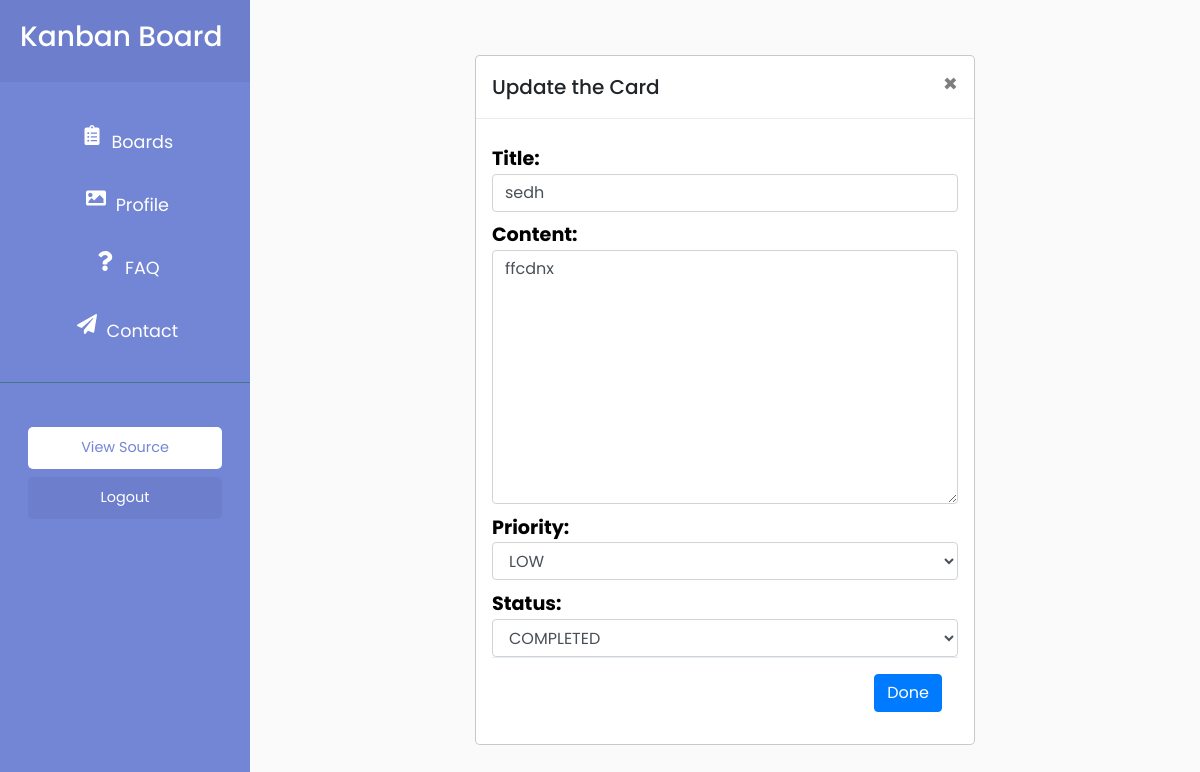
/home/board/card/17 (signed in), run on an earlier commit of the app's database.
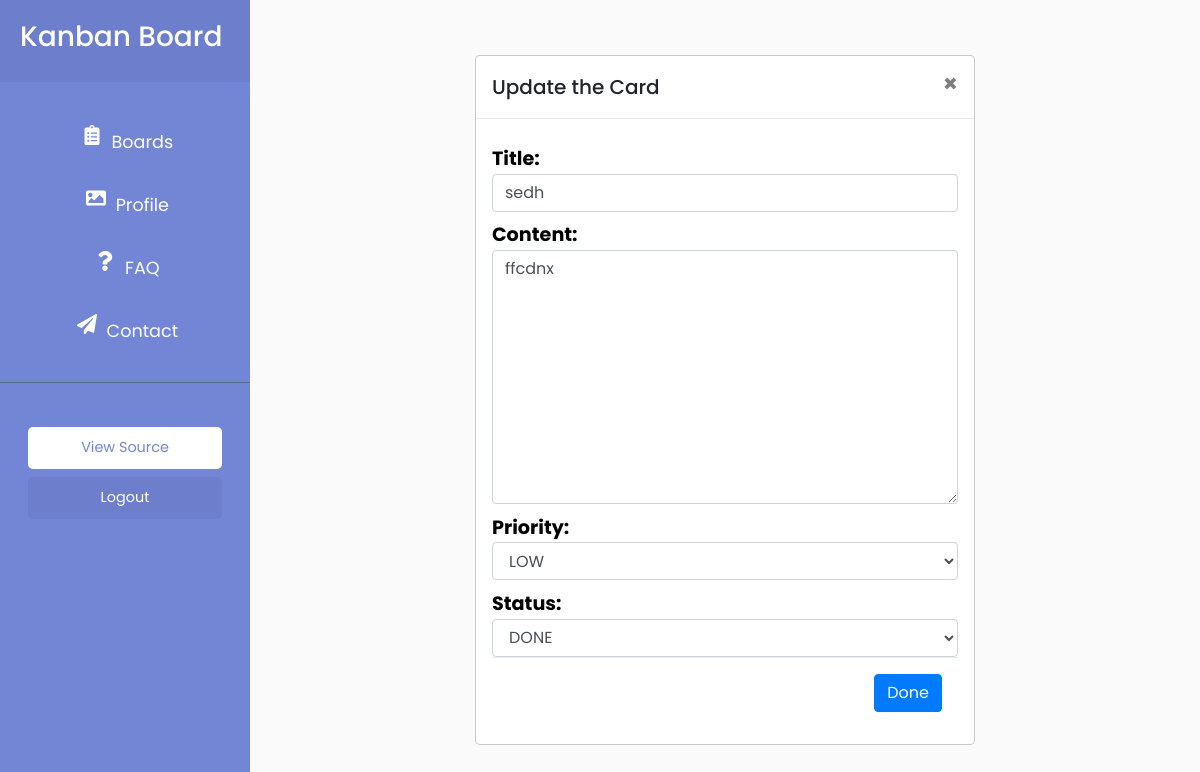
And on a later commit of the database.
### home/models.py (models this page shows, shortened)
class Card(models.Model):
    title = models.CharField(max_length=50)
    content = models.TextField()
    priority = models.CharField(max_length=6,
                                choices=PRIORITY_CHOICES,
                                default='medium')
    status = models.CharField(max_length=11,
                              choices=STATUS_CHOICES,
                              default='to do')
    color = models.CharField(max_length=6,
                             choices=COLOR_CHOICES,
                             default='white')
    created_at = models.DateTimeField(auto_now_add=True)
    updated_at = models.DateTimeField(auto_now=True)
    board = models.ForeignKey(Board, on_delete=models.CASCADE)

### home/views.py (the view)
# urls.py: path('board/card/<int:pk>', views.update_details, name='update'),
@login_required(login_url='login')
def update_details(request, pk):
    context={}
    card = Card.objects.get(id=pk)
    if request.method == 'POST':
        form = CardForm(request.POST, instance=card)
        if form.is_valid():
            form.save()
            return redirect('board', pk=card.board.id)
    else:
        form = CardForm(instance=card)
    context['form'] = form
    return render(request, 'home/card_update.html', context)

### templates/formtemplate.py
class CardForm(ModelForm):
    class Meta:
        model = Card
        fields = ['title', 'content', 'priority', 'status']
    def __init__(self, *args, **kwargs):
        super(CardForm, self).__init__(*args, **kwargs)
        for name, field in self.fields.items():
            field.widget.attrs.update({'class': 'form-control'})

### home/templates/home/card_update.html (shortened to what this page needs)
{% extends 'main.html' %} {% load static %} {% block content %}
<link rel="stylesheet" href="{% static 'styles/card.css' %}" />
<link rel="stylesheet" href="{% static 'styles/board_details.css' %}" />
<div style="flex-grow: 2">
  <div class="modal-dialog modal-dialog-centered" role="document">
    <div class="modal-content">
      <div class="modal-header">
        <h5 class="modal-title" id="exampleModalLongTitle">Update the Card</h5>
        <button
          type="button"
          class="close"
          data-dismiss="modal"
          aria-label="Close"
        >
          <span aria-hidden="true">&times;</span>
        </button>
      </div>
      <div class="modal-body">
        <form action="" method="POST">
          {% csrf_token %} {{form}}
          <div class="modal-footer">
            <button type="submit" class="btn btn-primary">Done</button>
          </div>
        </form>
      </div>
    </div>
  </div>
</div>
{% endblock content %}

What changed in the data, as far as the page shows it:
changed Card "sedh": status "COMPLETED" → "DONE"
